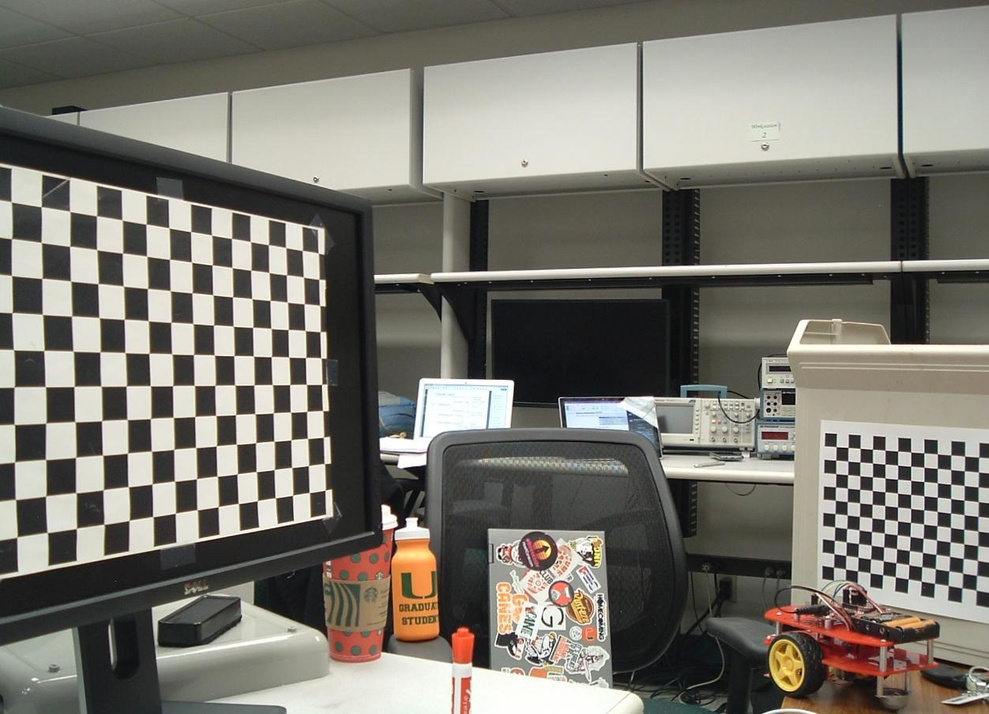
%> input picture projects3&4/images/ReconstructionData/L_rectified_stereoU1.jpg, 989 x 714 px, shrunk from 1252 x 904 before the run
$ octave visualizing_scan_lines.m   (GNU Octave 9; MATLAB toolbox functions it lacks are replaced by stand-ins)
%> lines starting %> are read from the running program, lines starting %| are printed output that depends on the picture
% path to picture
L=imread('C:\Users\TeoDea\OneDrive\Desktop\UM\Master\ECE 738 - Computer Vision\ECE-738-Computer-Vision\projects3&4\images\ReconstructionData\L_rectified_stereoU1.jpg');
%> L is the input picture: size 714x989x3 uint8; mean R, G, B 121.9, 119.1, 111
R=imread('C:\Users\TeoDea\OneDrive\Desktop\UM\Master\ECE 738 - Computer Vision\ECE-738-Computer-Vision\projects3&4\images\ReconstructionData\R_rectified_stereoU1.jpg');
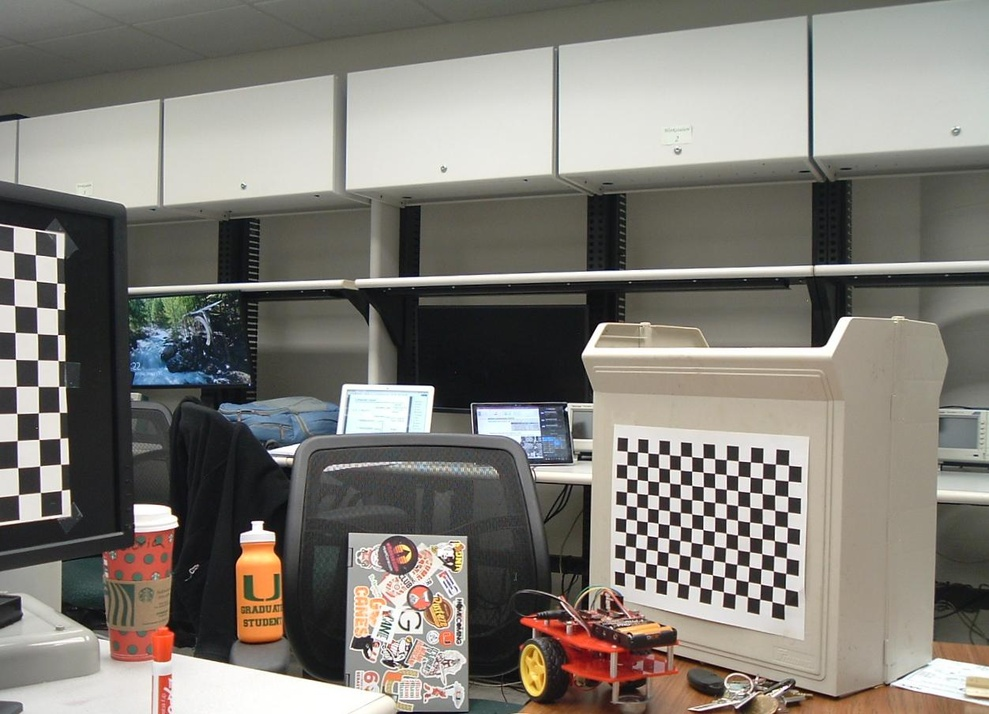
%> input picture projects3&4/images/ReconstructionData/R_rectified_stereoU1.jpg, 989 x 714 px, shrunk from 1252 x 904 before the run
%> R is the input picture: size 714x989x3 uint8; mean R, G, B 128.8, 125.2, 118.3
imagesc([L R]);
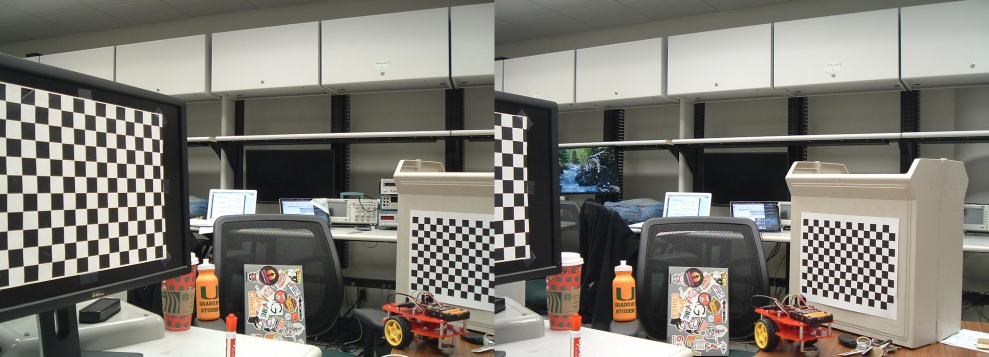
%> displayed picture: size 714x1978x3, on the screen's scale of 0 to 255 (shown at 1/2 size); mean R, G, B 125.4, 122.2, 114.6
[Nr,Nc,Nch]=size(L);
%> Nr = 714; Nc = 989; Nch = 3
%> (the run ends here)
